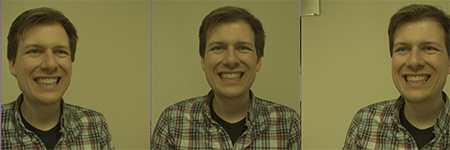
%> input picture images/subject_1_angles_prespective.jpg, 450 x 150 px
$ octave --eval "result = get_face_mask(imread('images/subject_1_angles_prespective.jpg'));"   (GNU Octave 9; MATLAB toolbox functions it lacks are replaced by stand-ins)
%> lines starting %> are read from the running program, lines starting %| are printed output that depends on the picture; in (x1, y1, x2, y2) boxes, pixels count from 0 and x2, y2 are one past the last pixel; in counts of white or black regions, pixels touching at a corner belong together; the program's own positions count from 1
function [face] = get_face_mask(image)
%% color based k means clustering
% Using L*a*b* color space - to extract only the colors
lab = rgb2lab(image);
%> lab: size 150x450x3 double; mean of channels 1, 2, 3 45.3, -4, 26.1
ab=lab(:,:,2:3);
r=size(ab,1);c=size(ab,2);
%> after `r=size(ab,1)`: r = 150
%> after `c=size(ab,2)`: c = 450
% create vectors of a* and b* values for k-means algo
ab_vec=reshape(ab,r*c,2);
no_of_colors=3;
[index,~]= kmeans(ab_vec,no_of_colors,'Replicates',3);

% label original image pixels according to their classes
pixel_labels=reshape(index,r,c);
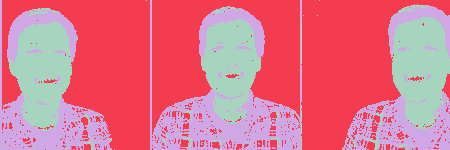
%> pixel_labels: size 150x450 double; 3 distinct labels, from 1 to 3; one colour per label, 0 black
e=cell(1,no_of_colors);
% replicate class output into 3 rgb channels
rgb_labels = repmat(pixel_labels,[1 1 3]);
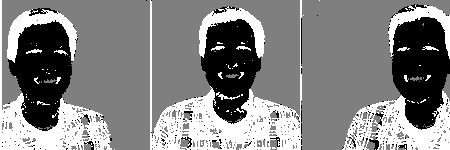
%> rgb_labels: size 150x450x3 double; min 1, max 3, mean 2.03; drawn with min black and max white

% masking per class
% set each channel to 0 if it does not match cluster class
for cluster=1:no_of_colors
    img=image;
    img(rgb_labels~=cluster)=0;

    % e contains cluster class for each class per
    % RGB element of the original image
    e{cluster}=img;
    % figure;imshow(e{cluster})
end
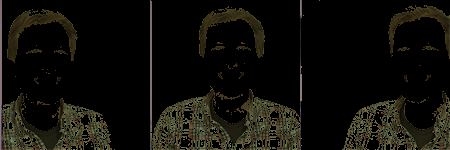
%> img: size 150x450x3 uint8; mean R, G, B 16.4, 15.3, 10
%> after the loop, e = 3 items

%% Isolate face as a mask
% RANDOMLY considering 3rd cluster as face cluster
mask2d=imbinarize(e{3}(:,:,1));
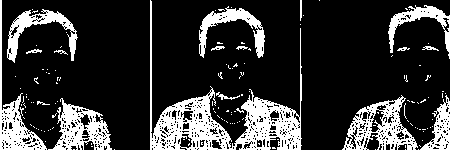
%> mask2d: size 150x450 logical; 20.7% white; 146 white regions (129 under 20 px), largest, box (x1, y1, x2, y2) and area: (150, 0, 302, 150) 4968, (342, 95, 418, 150) 1713, (48, 98, 112, 150) 1534

% Perform morphological operations to isolate the face
% Parameters are based on trial and error to get good face isolation
element=imerode(mask2d,strel('disk',14));
%> element: size 150x450 logical; every value is 0
mask_rc=imreconstruct(element,mask2d);
mask_open=imopen(mask_rc,strel('disk',12));
mask_close=imclose(mask_open,strel('disk',50));

% replicate to 3 channels and mask original image to get only face
mask_rgb_channels=cat(3,mask_close,mask_close,mask_close);
%> mask_rgb_channels: size 150x450x3 logical; every value is 0
face = image;
%> face is the input picture: size 150x450x3 uint8; mean R, G, B 116.2, 109, 63.5
face(imcomplement(mask_rgb_channels))=0;

end
